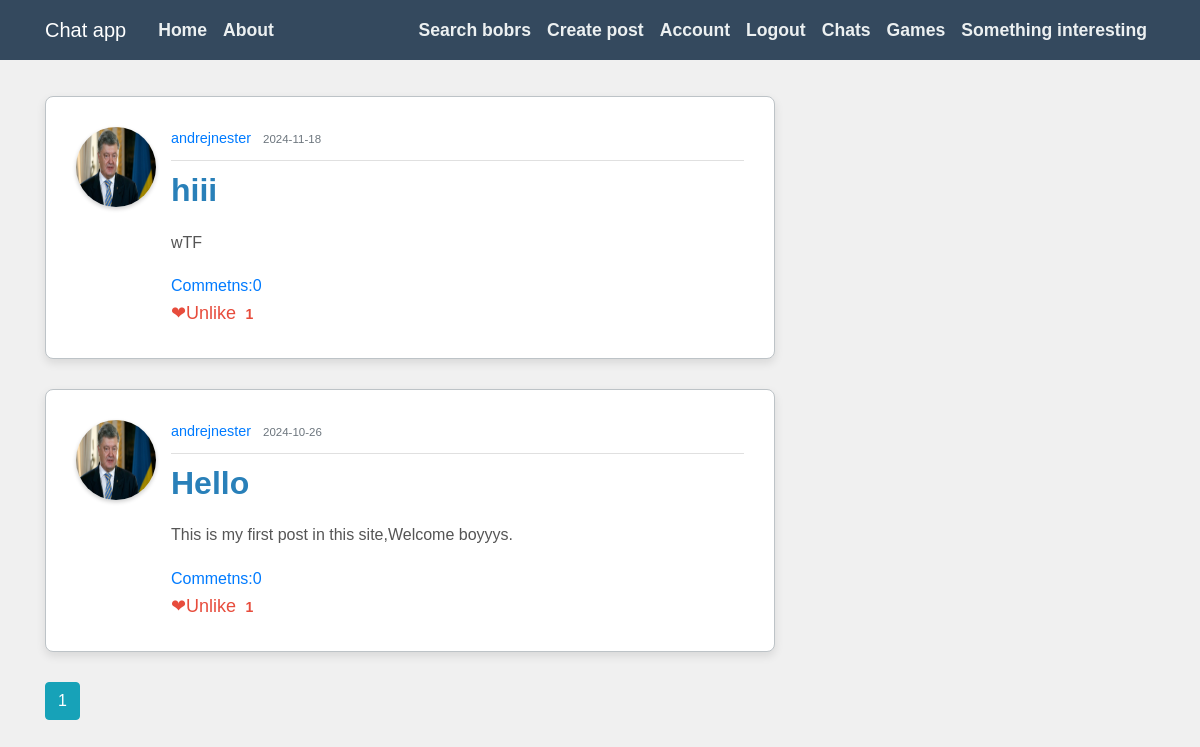
Screenshot of / (signed in) with the database file from the repository.
### flaskblog/models.py (models this page shows, shortened)
class Post(db.Model):
    id = db.Column(db.Integer, primary_key=True)
    title = db.Column(db.String(100), nullable=False)
    date_posted = db.Column(db.DateTime, nullable=False, default=datetime.utcnow)
    content = db.Column(db.Text, nullable=False)
    user_id = db.Column(db.Integer, db.ForeignKey('user.id'), nullable=False)
    comments = db.relationship('Comment', backref='post', lazy='dynamic')
    post_likes = db.relationship('Like', back_populates='post', lazy='dynamic')
    def is_liking(self, user):
        if user.is_authenticated:
            return Like.query.filter_by(post_id=self.id, man_that_likes_id=user.id).first() is not None
        return False

class User(db.Model, UserMixin):
    id = db.Column(db.Integer, primary_key=True)
    username = db.Column(db.String(20), unique=True, nullable=False)
    email = db.Column(db.String(120), unique=True, nullable=False)
    image_file = db.Column(db.String(20), nullable=False, default='default.jpg')
    password = db.Column(db.String(60), nullable=False)
    posts = db.relationship('Post', backref='author', lazy=True)
    followed = db.relationship('Follow', foreign_keys='Follow.follower_id',
                               back_populates='follower', lazy='dynamic',
                               cascade='all, delete-orphan')
    followers = db.relationship('Follow', foreign_keys='Follow.followed_id',
                                back_populates='followed', lazy='dynamic',
                                cascade='all, delete-orphan')
    sent_messages = db.relationship('Message', foreign_keys='Message.sender_id',
                                    back_populates='sender', lazy=True)
    received_messages = db.relationship('Message', foreign_keys='Message.recipient_id',
                                        back_populates='recipient', lazy=True)
    groups=db.relationship('Group', secondary='user_groups', back_populates='members')
    def __repr__(self):
        return f"User('{self.username}', '{self.email}', '{self.image_file}')"

### flaskblog/routes.py (the view)
@app.route("/")
def home():
    current_page=request.path
    print(f"THIS IS CURRENT PAGE:{current_page}")
    page = request.args.get('page', 1, type=int)
    posts = Post.query.order_by(Post.date_posted.desc()).paginate(per_page=5, page=page)
    users=User.query.all()
    print(users)
    return render_template('home.html',posts=posts)

### flaskblog/models.py (called while the page is built)
@login_manager.user_loader
def load_user(user_id):
    return User.query.get(int(user_id))

### flaskblog/templates/home.html
{% extends "base.html" %}
{% block content %}
 {%for post in posts%}
        <article class="media content-section">
            <img class="rounded-circle article-img" src="{{url_for('static',filename = 'pictures/' + post.author.image_file)}}" alt="">
  <div class="media-body">
    <div class="article-metadata">
      <a class="mr-2" href="{{ url_for('user_info',username=post.author.username) }}">{{ post.author.username }}</a>
      <small class="text-muted">{{ post.date_posted.strftime('%Y-%m-%d') }}</small>
    </div>
    <h2><a class="article-title" href="{{ url_for('post',post_id=post.id) }}">{{ post.title }}</a></h2>
    <p class="article-content">{{ post.content }}</p>
    <a href="{{ url_for('all_post_comments',post_id=post.id) }}" class="fa fa-comment">Commetns:{{ post.comments.count() }}</a> <br>
                    {% if post.is_liking(current_user) %}
                        <a class="like-icon" href="{{ url_for('unlike_post_home', post_id=post.id) }}">&#10084;Unlike</a>
                        <a href="{{ url_for('post_likes',post_id=post.id) }}" class="likes-count">{{ post.post_likes.count() }}</a>
                    {% else %}
                        <a class="like-icon" href="{{ url_for('like_post_home', post_id=post.id) }}">&#10084;Like</a>
                        <a href="{{ url_for('post_likes',post_id=post.id) }}" class="likes-count">{{ post.post_likes.count() }}</a>
                    {% endif %}
  </div>
</article>
    {%endfor%}
 {% for page_num in posts.iter_pages() %}
        {% if page_num %}
            {% if posts.page ==page_num %}
                <a class = "btn btn-info mb-4" href="{{url_for('home',page=page_num)}}">{{page_num}}</a>
                {% else %}
                <a class = "btn btn-outline-info" href="{{url_for('home',page=page_num)}}">{{page_num}}</a>
            {% endif %}
        {% else %}
            ...
        {% endif %}
    {% endfor %}
{% endblock %}

### flaskblog/static/main.css (style rules this page uses)
body { background: #f0f0f0; color: #333; margin-top: 6rem; font-family: 'Arial', sans-serif; line-height: 1.6; }
h1, h2, h3, h4, h5, h6 { color: #2c3e50; margin-bottom: 1.2rem; font-weight: 700; }
.content-section { background: #ffffff; padding: 30px; border: 1px solid #bdc3c7; border-radius: 8px; box-shadow: 0 4px 10px rgba(0, 0, 0, 0.1); margin-bottom: 30px; }
.article-title { color: #2980b9; font-size: 2rem; font-weight: 600; }
.article-content { line-height: 1.8; font-size: 1rem; color: #555; }
.article-img { height: 80px; width: 80px; margin-right: 15px; border-radius: 50%; box-shadow: 0 2px 4px rgba(0, 0, 0, 0.2); }
.article-metadata { padding-bottom: 10px; margin-bottom: 10px; border-bottom: 1px solid #e0e0e0; font-size: 0.9rem; color: #777; }
.like-icon { font-size: 18px; color: #e74c3c; margin-right: 5px; }
.likes-count { font-size: 14px; color: #e74c3c; font-weight: bold; }

### rows the page displays
Post: image_file (placeholder picture), author.username "andrejnester", date_posted "2024-11-18", title "hiii", content "wTF", comments.count "0", post_likes.count "1"
Post: image_file (placeholder picture), author.username "andrejnester", date_posted "2024-10-26", title "Hello", content "This is my first post in this site,Welcome boyyys.", comments.count "0", post_likes.count "1"

### other values shown
{{ page_num }} "1"
